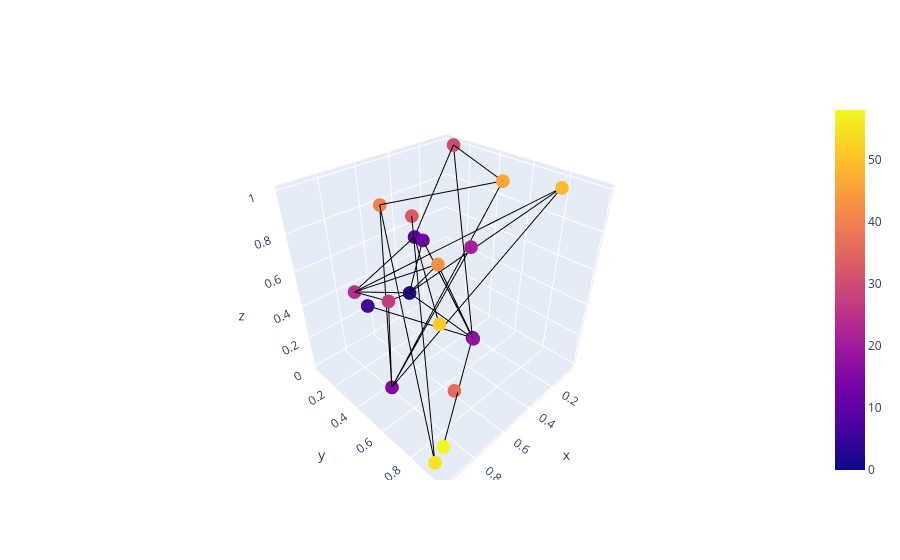

Write notebook code for a chart like this one.
### Code cell
#testplot
fig = make_subplots(1,1)
fig.add_trace(dict(
    x=neurons_coords[:,0],
    y=neurons_coords[:,1],
    z=neurons_coords[:,2],
    type="scatter3d",
    mode="markers",
    showlegend=False,
    marker=dict(
        color=[n[-1][0] for n in neurons],
        showscale=True,
    ),
))
fig.add_traces([dict(
    x=[neurons_coords[int(pre),0],neurons_coords[int(post),0]],
    y=[neurons_coords[int(pre),1],neurons_coords[int(post),1]],
    z=[neurons_coords[int(pre),2],neurons_coords[int(post),2]],
    type="scatter3d",
    mode="lines",
    showlegend=False,
    line=dict(
        color="#000000",
    ),
) for (pre, post, _) in synapses])
fig.show()

### Figure 1 — Plotly figure (JSON) as saved in the notebook; plotly's stock layout.template omitted (floating-point values rounded to 4 significant figures)
{"data": [{"marker": {"color": [0, 3, 6, 9, 12, 15, 18, 21, 24, 27, 30, 33, 36, 40, 43, 46, 49, 52, 55, 58], "showscale": true}, "mode": "markers", "showlegend": false, "type": "scatter3d", "x": [0.2762, 0.4992, 0.6425, 0.4673, 0.4716, 0.8064, 0.524, 0.3733, 0.8114, 0.7441, 0.03006, 0.535, 0.6936, 0.6095, 0.6051, 0.179, 0.08368, 0.809, 0.9629, 0.9722], "y": [0.5098, 0.2489, 0.05647, 0.272, 0.3369, 0.4393, 0.7262, 0.5588, 0.2179, 0.3899, 0.1086, 0.3381, 0.7704, 0.2049, 0.5776, 0.5641, 0.8123, 0.7933, 0.9177, 0.9781], "z": [0.05181, 0.3423, 0.2295, 0.6742, 0.6827, 0.002376, 0.3332, 0.6962, 0.49, 0.4902, 0.9889, 0.8331, 0.1464, 0.8682, 0.7126, 0.9618, 0.975, 0.6257, 0.02399, 0.2017]}, {"line": {"color": "#000000"}, "mode": "lines", "showlegend": false, "type": "scatter3d", "x": [0.2762, 0.4716], "y": [0.5098, 0.3369], "z": [0.05181, 0.6827]}, {"line": {"color": "#000000"}, "mode": "lines", "showlegend": false, "type": "scatter3d", "x": [0.2762, 0.9722], "y": [0.5098, 0.9781], "z": [0.05181, 0.2017]}, {"line": {"color": "#000000"}, "mode": "lines", "showlegend": false, "type": "scatter3d", "x": [0.4992, 0.4716], "y": [0.2489, 0.3369], "z": [0.3423, 0.6827]}, {"line": {"color": "#000000"}, "mode": "lines", "showlegend": false, "type": "scatter3d", "x": [0.4992, 0.524], "y": [0.2489, 0.7262], "z": [0.3423, 0.3332]}, {"line": {"color": "#000000"}, "mode": "lines", "showlegend": false, "type": "scatter3d", "x": [0.4992, 0.7441], "y": [0.2489, 0.3899], "z": [0.3423, 0.4902]}, {"line": {"color": "#000000"}, "mode": "lines", "showlegend": false, "type": "scatter3d", "x": [0.4992, 0.6051], "y": [0.2489, 0.5776], "z": [0.3423, 0.7126]}, {"line": {"color": "#000000"}, "mode": "lines", "showlegend": false, "type": "scatter3d", "x": [0.4992, 0.08368], "y": [0.2489, 0.8123], "z": [0.3423, 0.975]}, {"line": {"color": "#000000"}, "mode": "lines", "showlegend": false, "type": "scatter3d", "x": [0.6425, 0.2762], "y": [0.05647, 0.5098], "z": [0.2295, 0.05181]}, {"line": {"color": "#000000"}, "mode": "lines", "showlegend": false, "type": "scatter3d", "x": [0.4673, 0.8114], "y": [0.272, 0.2179], "z": [0.6742, 0.49]}, {"line": {"color": "#000000"}, "mode": "lines", "showlegend": false, "type": "scatter3d", "x": [0.4673, 0.809], "y": [0.272, 0.7933], "z": [0.6742, 0.6257]}, {"line": {"color": "#000000"}, "mode": "lines", "showlegend": false, "type": "scatter3d", "x": [0.8064, 0.7441], "y": [0.4393, 0.3899], "z": [0.002376, 0.4902]}, {"line": {"color": "#000000"}, "mode": "lines", "showlegend": false, "type": "scatter3d", "x": [0.8064, 0.6095], "y": [0.4393, 0.2049], "z": [0.002376, 0.8682]}, {"line": {"color": "#000000"}, "mode": "lines", "showlegend": false, "type": "scatter3d", "x": [0.8064, 0.179], "y": [0.4393, 0.5641], "z": [0.002376, 0.9618]}, {"line": {"color": "#000000"}, "mode": "lines", "showlegend": false, "type": "scatter3d", "x": [0.8064, 0.08368], "y": [0.4393, 0.8123], "z": [0.002376, 0.975]}, {"line": {"color": "#000000"}, "mode": "lines", "showlegend": false, "type": "scatter3d", "x": [0.524, 0.4716], "y": [0.7262, 0.3369], "z": [0.3332, 0.6827]}, {"line": {"color": "#000000"}, "mode": "lines", "showlegend": false, "type": "scatter3d", "x": [0.524, 0.6051], "y": [0.7262, 0.5776], "z": [0.3332, 0.7126]}, {"line": {"color": "#000000"}, "mode": "lines", "showlegend": false, "type": "scatter3d", "x": [0.3733, 0.8064], "y": [0.5588, 0.4393], "z": [0.6962, 0.002376]}, {"line": {"color": "#000000"}, "mode": "lines", "showlegend": false, "type": "scatter3d", "x": [0.8114, 0.4992], "y": [0.2179, 0.2489], "z": [0.49, 0.3423]}, {"line": {"color": "#000000"}, "mode": "lines", "showlegend": false, "type": "scatter3d", "x": [0.8114, 0.4673], "y": [0.2179, 0.272], "z": [0.49, 0.6742]}, {"line": {"color": "#000000"}, "mode": "lines", "showlegend": false, "type": "scatter3d", "x": [0.7441, 0.8064], "y": [0.3899, 0.4393], "z": [0.4902, 0.002376]}, {"line": {"color": "#000000"}, "mode": "lines", "showlegend": false, "type": "scatter3d", "x": [0.7441, 0.8114], "y": [0.3899, 0.2179], "z": [0.4902, 0.49]}, {"line": {"color": "#000000"}, "mode": "lines", "showlegend": false, "type": "scatter3d", "x": [0.03006, 0.2762], "y": [0.1086, 0.5098], "z": [0.9889, 0.05181]}, {"line": {"color": "#000000"}, "mode": "lines", "showlegend": false, "type": "scatter3d", "x": [0.03006, 0.4673], "y": [0.1086, 0.272], "z": [0.9889, 0.6742]}, {"line": {"color": "#000000"}, "mode": "lines", "showlegend": false, "type": "scatter3d", "x": [0.535, 0.9629], "y": [0.3381, 0.9177], "z": [0.8331, 0.02399]}, {"line": {"color": "#000000"}, "mode": "lines", "showlegend": false, "type": "scatter3d", "x": [0.6095, 0.9629], "y": [0.2049, 0.9177], "z": [0.8682, 0.02399]}, {"line": {"color": "#000000"}, "mode": "lines", "showlegend": false, "type": "scatter3d", "x": [0.6051, 0.8114], "y": [0.5776, 0.2179], "z": [0.7126, 0.49]}, {"line": {"color": "#000000"}, "mode": "lines", "showlegend": false, "type": "scatter3d", "x": [0.179, 0.8064], "y": [0.5641, 0.4393], "z": [0.9618, 0.002376]}, {"line": {"color": "#000000"}, "mode": "lines", "showlegend": false, "type": "scatter3d", "x": [0.179, 0.03006], "y": [0.5641, 0.1086], "z": [0.9618, 0.9889]}, {"line": {"color": "#000000"}, "mode": "lines", "showlegend": false, "type": "scatter3d", "x": [0.179, 0.6095], "y": [0.5641, 0.2049], "z": [0.9618, 0.8682]}, {"line": {"color": "#000000"}, "mode": "lines", "showlegend": false, "type": "scatter3d", "x": [0.08368, 0.8114], "y": [0.8123, 0.2179], "z": [0.975, 0.49]}, {"line": {"color": "#000000"}, "mode": "lines", "showlegend": false, "type": "scatter3d", "x": [0.9722, 0.2762], "y": [0.9781, 0.5098], "z": [0.2017, 0.05181]}], "layout": {"xaxis": {"anchor": "y", "domain": [0, 1]}, "yaxis": {"anchor": "x", "domain": [0, 1]}}}
